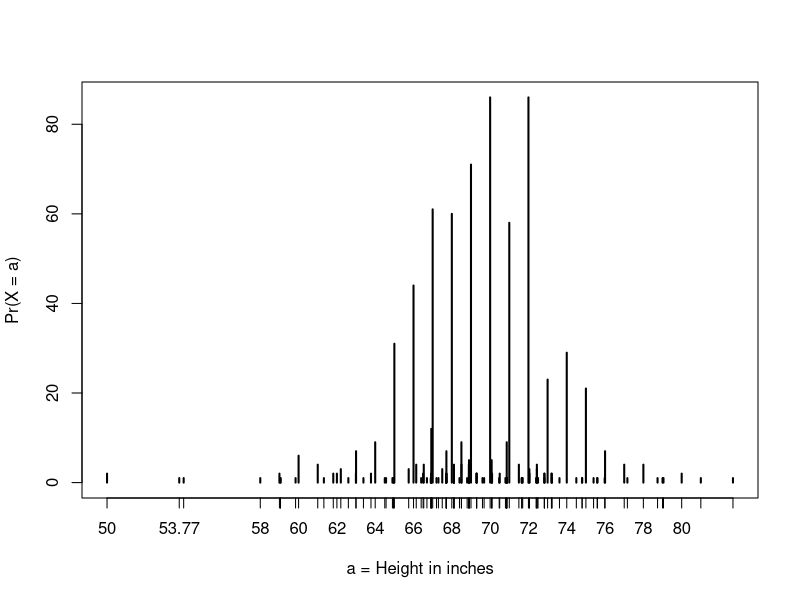

The R script that drew this image:
#Pnorm 
#The cumulative distribution for the normal distribution is defined by a mathematical formula, 
#which in R canvbe obtained with the function pnorm.

#F(a)=pnorm(a,avg,s) 

#What is the probability that a randomly selected male student is taller than 70.5 inches?
library(dslabs)
library(dplyr)
data(heights)
attach(heights)
only_men <- filter(heights, sex=="Male")
height_men <- select(only_men, height)
x <-height_men$height
1 - pnorm(70.5,mean(x),sd(x))

table(x)
prop.table(table(x))
plot(table(x), xlab = "a = Height in inches", ylab ="Pr(X = a)")

#Proportion of students reporting the following intervals
#This is the real data, not the approximation
mean(x<=68.5)-mean(x<=67.5) #here mean calculates the proportion of people below a number
mean(x<=69.5)-mean(x<=68.5)
mean(x<=70.5)-mean(x<=69.5)

#This is the approximation using the normal distribution
pnorm(68.5,mean(x),sd(x)) - pnorm(67.5,mean(x),sd(x))
pnorm(69.5,mean(x),sd(x)) - pnorm(68.5,mean(x),sd(x))
pnorm(70.5,mean(x),sd(x)) - pnorm(69.5,mean(x),sd(x))

#The normal distribution is not useful for integrals that do not include an integer
#This situation is called discretization
mean(x<=70.9)-mean(x<=70.1) #Using the real data
pnorm(70.9,mean(x),sd(x)) - pnorm(70.1,mean(x),sd(x)) #Using the normal distribution

#Discretization.- Although the true height distribution is continuous, the reported heights
#tend to be more common at discrete values, in this case, due to rounding.

#Probability of someone being taller than 76 incles
avg <- mean(x)
s<- sd(x)
1 - pnorm(76,avg,s)

#In R you get the probability density function for the normal distribution
#using the function dnorm. #D stands for density.
